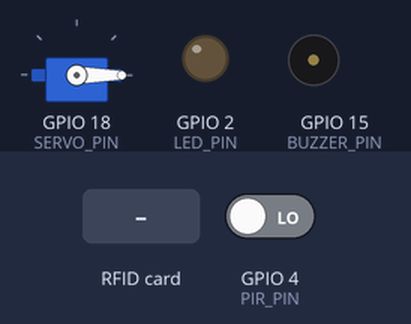
The sketch below on a simulated ESP32. On the bench: servo, output pins drawn as LEDs (lit = HIGH), buzzer (waves = sounding, pin HIGH). Inputs (shaded band) come from the test bench; at power-on: GPIO 4 (PIR_PIN) LOW. WiFi joins after 1.5 s; servers stay silent unless stated; what the sketch prints to the serial monitor is not drawn.

Above: at 3.2 s.
3.3 s: GPIO 4 (PIR_PIN) driven HIGH
At 4.2 s:
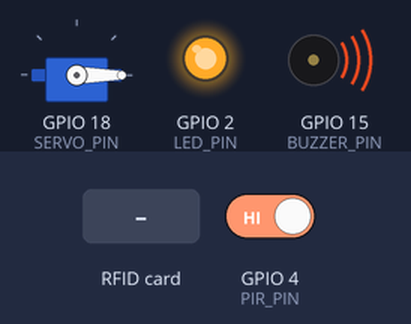
6.3 s: RFID card E2 C9 F5 6C held to the reader
At 9.1 s:
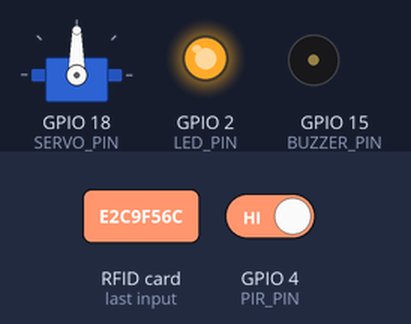
9.3 s: RFID card 5E 7A 19 C4 held to the reader
At 11.8 s:
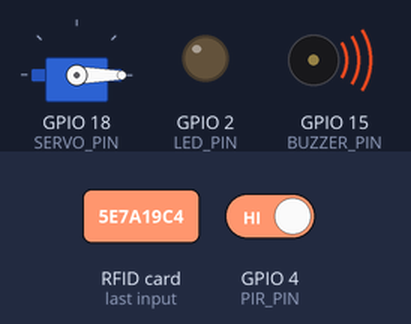
Timing chart, 0 to 14.8 s (numbered marks = the images above; inputs shaded):
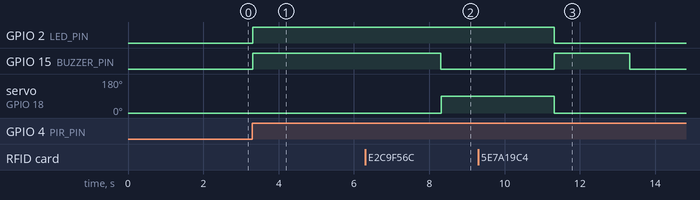

The sketch:

Web_interface.ino
```cpp
#include <WiFi.h>
#include <SPI.h>
#include <MFRC522.h>
#include <Servo.h>
#include <ESPAsyncWebServer.h>
#include <AsyncTCP.h>

#define RST_PIN  22
#define SS_PIN   21
#define LED_PIN  2
#define BUZZER_PIN  15
#define PIR_PIN  4
#define SERVO_PIN 18

const char* ssid = "WIFI";
const char* password = "";

Servo myServo;
MFRC522 rfid(SS_PIN, RST_PIN);
AsyncWebServer server(80);
AsyncWebSocket ws("/");

bool personInside = false;
bool doorClosed = true;

const char* authorizedUID = "E2C9F56C";  // Change this to your authorized UID

// Web Interface
const char index_html[] PROGMEM = R"rawliteral(
<!DOCTYPE html>
<html>
<head>
  <meta charset="UTF-8">
  <title>Intruder Alert Dashboard</title>
  <style>
    body { font-family: Arial; background: #f3f3f3; text-align: center; padding-top: 40px; }
    h1 { color: #222; }
    #status { font-size: 20px; margin: 20px; padding: 15px; border-radius: 10px; display: inline-block; }
    .safe { background: #c8e6c9; color: #256029; }
    .alert { background: #ffcdd2; color: #c62828; }
    .unknown { background: #fff3cd; color: #856404; }
    button {
      padding: 10px 25px;
      margin: 10px;
      font-size: 16px;
      border: none;
      border-radius: 8px;
      cursor: pointer;
    }
    .reset { background: #007bff; color: white; }
  </style>
</head>
<body>
  <h1>ESP32 Intruder Monitoring</h1>
  <div id="status" class="unknown">Connecting...</div><br>
  <button class="reset" onclick="sendCommand('RESET')">Reset Alarm</button>

  <script>
    const ws = new WebSocket(`ws://${location.host}/`);
    const statusBox = document.getElementById("status");

    ws.onopen = () => {
      statusBox.textContent = "Monitoring...";
      statusBox.className = "safe";
    };

    ws.onmessage = (event) => {
      const msg = event.data;
      if (msg === "AUTHORIZED") {
        statusBox.textContent = "✅ Authorized Entry";
        statusBox.className = "safe";
      } else if (msg === "UNAUTHORIZED") {
        statusBox.textContent = "🚫 Unauthorized RFID Scan";
        statusBox.className = "alert";
      } else if (msg === "INTRUDER") {
        statusBox.textContent = "🚨 Intruder Detected!";
        statusBox.className = "alert";
      } else if (msg === "RESET") {
        statusBox.textContent = "Monitoring...";
        statusBox.className = "safe";
      }
    };

    ws.onclose = () => {
      statusBox.textContent = "Disconnected";
      statusBox.className = "unknown";
    };

    function sendCommand(cmd) {
      if (ws.readyState === WebSocket.OPEN) {
        ws.send(cmd);
      }
    }
  </script>
</body>
</html>
)rawliteral";

void handleWebSocketMessage(void *arg, uint8_t *data, size_t len) {
  data[len] = 0;
  String cmd = (char*)data;
  Serial.printf("🔧 Web Command: %s\n", cmd.c_str());

  if (cmd == "RESET") {
    digitalWrite(BUZZER_PIN, LOW);
    digitalWrite(LED_PIN, LOW);
    ws.textAll("RESET");
  }
}

void onWebSocketEvent(AsyncWebSocket *server, AsyncWebSocketClient *client,
                      AwsEventType type, void *arg, uint8_t *data, size_t len) {
  if (type == WS_EVT_CONNECT) {
    Serial.println("🟢 WebSocket Client Connected");
  } else if (type == WS_EVT_DISCONNECT) {
    Serial.println("🔴 WebSocket Client Disconnected");
  } else if (type == WS_EVT_DATA) {
    handleWebSocketMessage(arg, data, len);
  }
}

void setup() {
  Serial.begin(115200);
  pinMode(LED_PIN, OUTPUT);
  pinMode(BUZZER_PIN, OUTPUT);
  pinMode(PIR_PIN, INPUT);
  digitalWrite(LED_PIN, LOW);
  digitalWrite(BUZZER_PIN, LOW);

  SPI.begin();
  rfid.PCD_Init();
  myServo.attach(SERVO_PIN);
  myServo.write(0); // Door closed

  WiFi.begin(ssid, password);
  while (WiFi.status() != WL_CONNECTED) {
    delay(1000);
    Serial.print(".");
  }
  Serial.println("\n✅ WiFi Connected!");
  Serial.print("📡 IP Address: ");
  Serial.println(WiFi.localIP());

  server.on("/", HTTP_GET, [](AsyncWebServerRequest *request){
    request->send_P(200, "text/html", index_html);
  });

  ws.onEvent(onWebSocketEvent);
  server.addHandler(&ws);
  server.begin();
  Serial.println("🚀 Server started");
}

void loop() {
  ws.cleanupClients();

  // Check RFID
  if (rfid.PICC_IsNewCardPresent() && rfid.PICC_ReadCardSerial()) {
    String uid = "";
    for (byte i = 0; i < rfid.uid.size; i++) {
      uid += String(rfid.uid.uidByte[i], HEX);
    }
    uid.toUpperCase();
    Serial.print("RFID UID: ");
    Serial.println(uid);

    if (uid == authorizedUID) {
      personInside = !personInside;
      ws.textAll("AUTHORIZED");
      digitalWrite(LED_PIN, HIGH);
      Serial.println("✅ Authorized Entry");

      myServo.write(90); // Open
      doorClosed = false;
      delay(3000); // Give time to enter/exit
      myServo.write(0);  // Close
      doorClosed = true;
      digitalWrite(LED_PIN, LOW);
    } else {
      Serial.println("❌ Unauthorized UID");
      digitalWrite(BUZZER_PIN, HIGH);
      ws.textAll("UNAUTHORIZED");
      delay(2000);
      digitalWrite(BUZZER_PIN, LOW);
    }
    rfid.PICC_HaltA();
    rfid.PCD_StopCrypto1();
  }

  // PIR motion detection
  if (digitalRead(PIR_PIN) == HIGH && doorClosed && personInside == false) {
    Serial.println("🚨 Motion Detected with No Authorized Entry!");
    digitalWrite(BUZZER_PIN, HIGH);
    digitalWrite(LED_PIN, HIGH);
    ws.textAll("INTRUDER");
    delay(5000);
    digitalWrite(BUZZER_PIN, LOW);
    digitalWrite(LED_PIN, LOW);
  }
}
```

Measured:
- after the input at 3.3 s, GPIO 2 (LED_PIN), GPIO 15 (BUZZER_PIN): LOW → HIGH at once
- after the input at 6.3 s, GPIO 2 (LED_PIN): stays HIGH (without the input it goes to LOW after 2.0 s); GPIO 15 (BUZZER_PIN): goes on until 8.3 s, then stays LOW; servo on GPIO 18 (SERVO_PIN): 0° → 90° after 2.0 s
- after the input at 9.3 s, GPIO 15 (BUZZER_PIN): LOW → HIGH after 2.0 s, → LOW 2.0 s later
